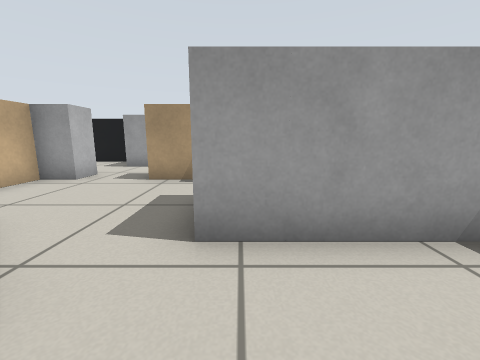
view 1 (above)

20 first-person views from a walk through a world built for the Gazebo simulator. The camera is 0.57 m above the floor, tilts 10° down and sees 90° across. The floor is counted in squares, 0.5 m on a side. Each view is taken from the middle of a square. On the plan, view 1 faces up. The plan holds only what a view shows up to about 11 squares ahead; the rest is blank.

view 2
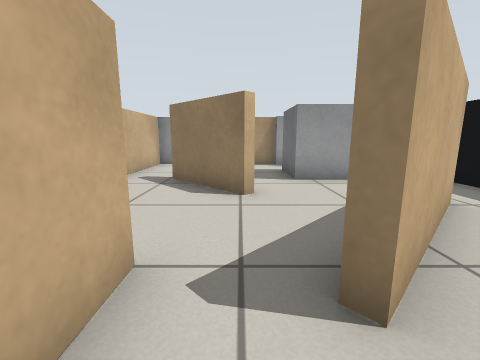

view 3
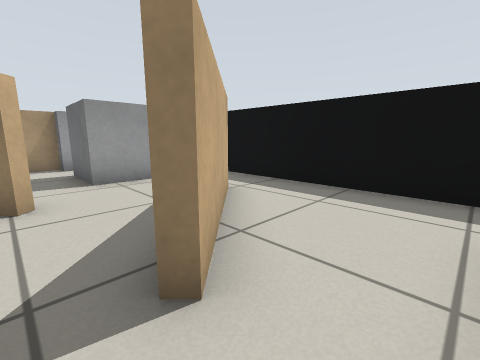

view 4
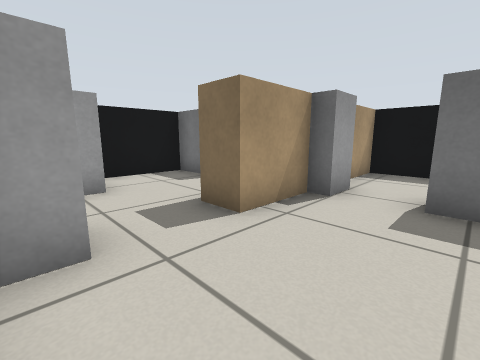

view 5
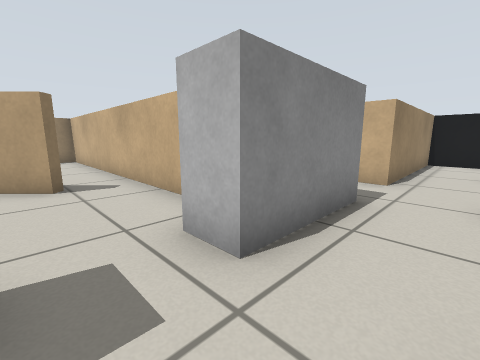

view 6
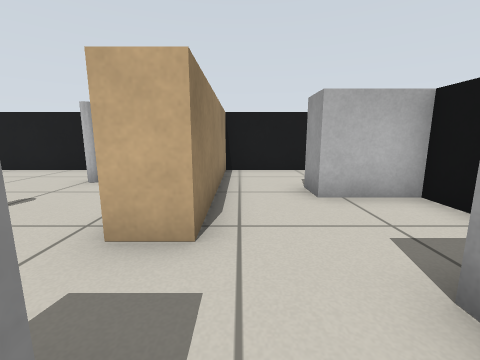

view 7
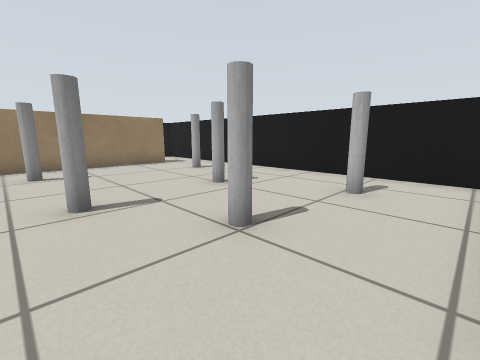

view 8
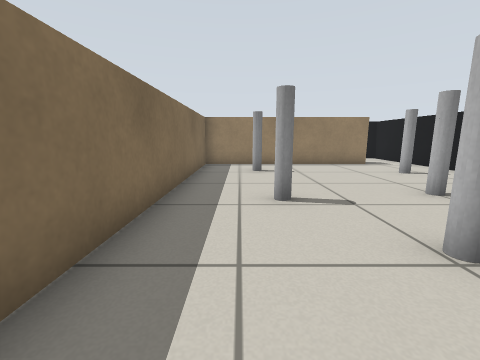

view 9
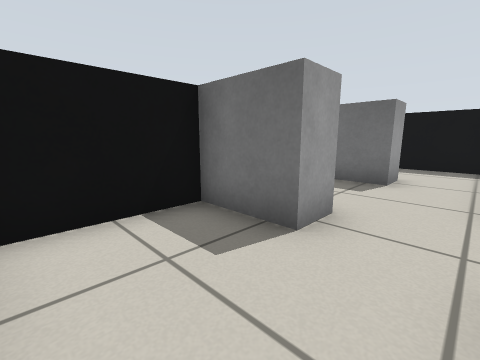

view 10
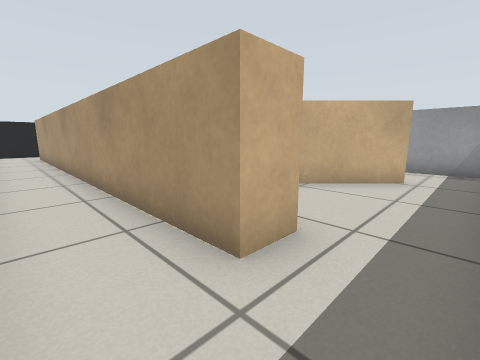

view 11
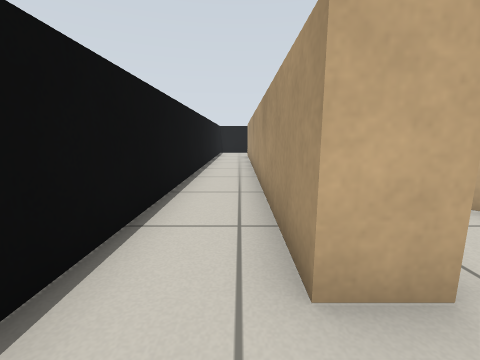

view 12
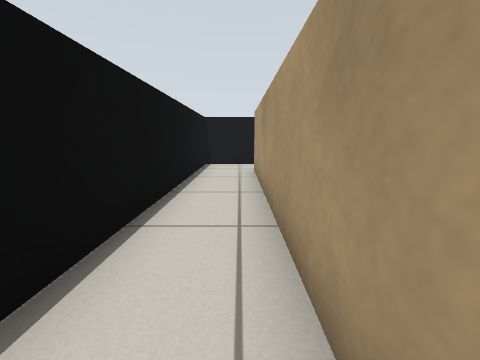

view 13
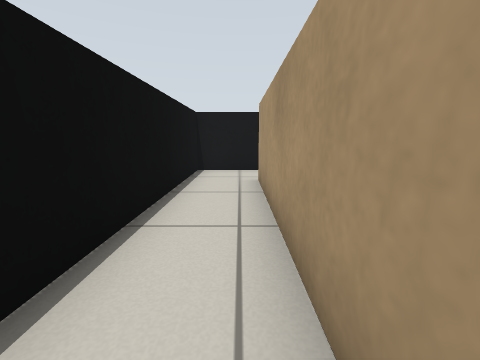

view 14
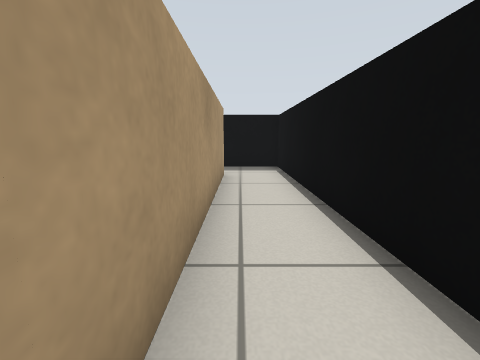

view 15
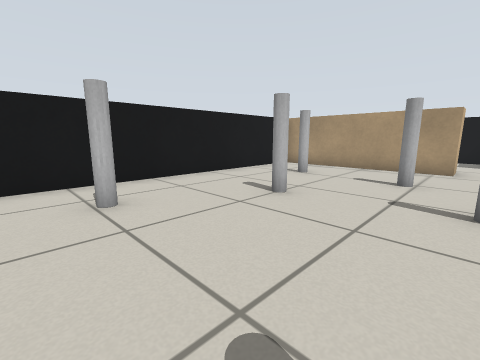

view 16
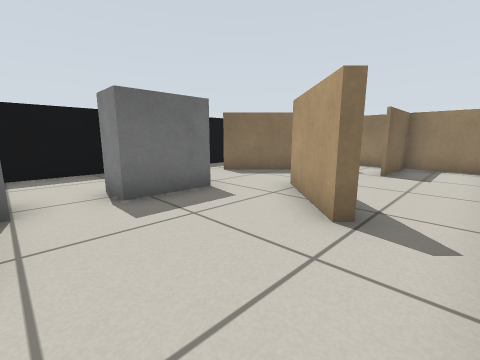

view 17
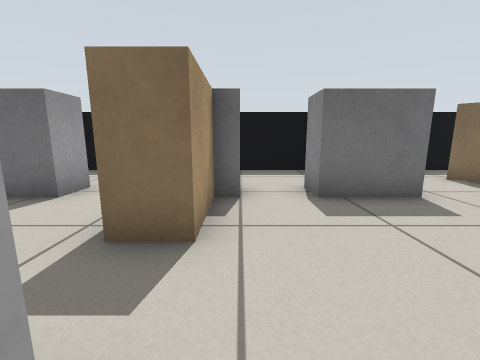

view 18
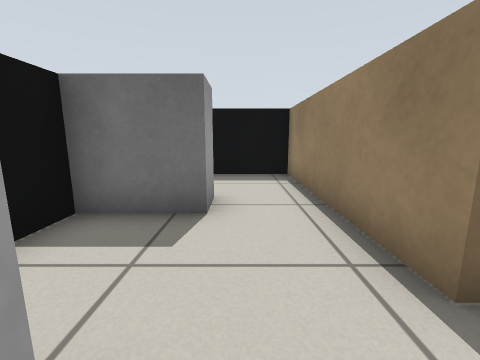

view 19
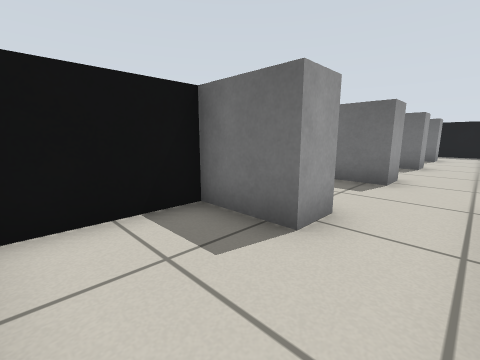

view 20
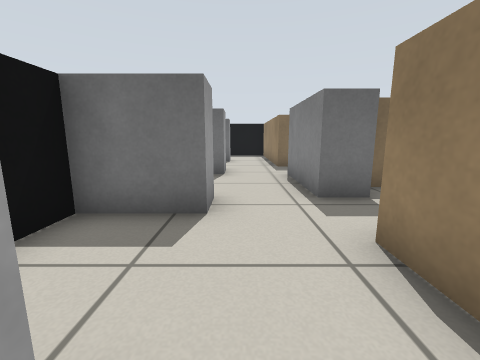

### Floor plan
Points are (right, up) in squares from view 1. A wall is a line through its corners. A room is listed if a view was taken in it or the views show most of it. See-through windows are left out.
Room 1 (views 1, 2, 3, 4, 5, 6, 7, 8, 9, 15, 16, 17, 18, 19, 20)
walls: (-3.9, 2.7) (-3.7, 2.9) (-1.7, 0.9) (-1.9, 0.7) (-3.9, 2.7); (-5.5, 6.5) (-5.5, -4.5) (-3.1, -4.5) (-3.1, -2); (-2.9, -2) (-2.9, -3.2); (-0.4, 6.5) (-2.5, 6.5) (-2.5, 7.5) (3.5, 7.5) (3.5, 11.5); (-0.3, -1.4) (1.5, 0.3); (-2.4, -4.5) (-1.5, -4.5); (-15.5, 6.1) (-15.5, -5.5); (1.8, 0.2) (-1.1, -2.7) (-1.4, -2.4); (-13.6, -4.5) (-6.5, -4.5) (-6.5, 6); (3.5, 3.6) (3.5, 6.5) (1.9, 6.5); (-0.4, 11.5) (-15.1, 11.5); (-15.5, 10.4) (-15.5, 7.5) (-9.5, 7.5) (-9.5, 6.5) (-15.4, 6.5); (1.5, -4.4) (1.5, -5.5); (3.5, -5.5) (3.5, 2.1)
ways out: opening at (-14.5, -5) to room 2; opening at (2.5, -5) to room 2
objects: grey pole (-13, -2); grey pole (-13, 4); grey pole (-12, 1); grey box (-12, 10) to (-12, 11); grey pole (-10, 4); grey pole (-9, -2); grey pole (-9, 2); grey box (-8, 10) to (-8, 11); grey box (-7, 7) to (-5, 7); grey box (-4, 10) to (-4, 11); grey box (0, 3) to (0, 4); grey box (0, 6); grey box (0, 10) to (0, 11); grey box (1, 3) to (3, 3)
Room 2 (views 10, 11, 12, 13, 14)
walls: (1.5, -5.5) (-13.5, -5.5); (-15.5, -5.5) (-15.5, -7.5) (3.5, -7.5) (3.5, -5.5)
ways out: opening at (-14.5, -5) to room 1; opening at (2.5, -5) to room 1

Positions as (right, up) in squares from view 1, and headings:
1: (0, 0), facing up
2: (-2, -4), facing up
3: (-2, -4), facing up-right
4: (-5, 4), facing up-right
5: (-3, 9), facing down-left
6: (-7, 8), facing left
7: (-8, 6), facing down-left
8: (-8, 6), facing down
9: (-7, 8), facing up-right
10: (3, -7), facing up-left
11: (3, -6), facing left
12: (-5, -6), facing left
13: (-7, -6), facing left
14: (-6, -6), facing right
15: (-9, -3), facing up-left
16: (-5, 6), facing down-right
17: (-5, 6), facing right
18: (-4, 9), facing right
19: (-15, 8), facing up-right
20: (-12, 9), facing right
